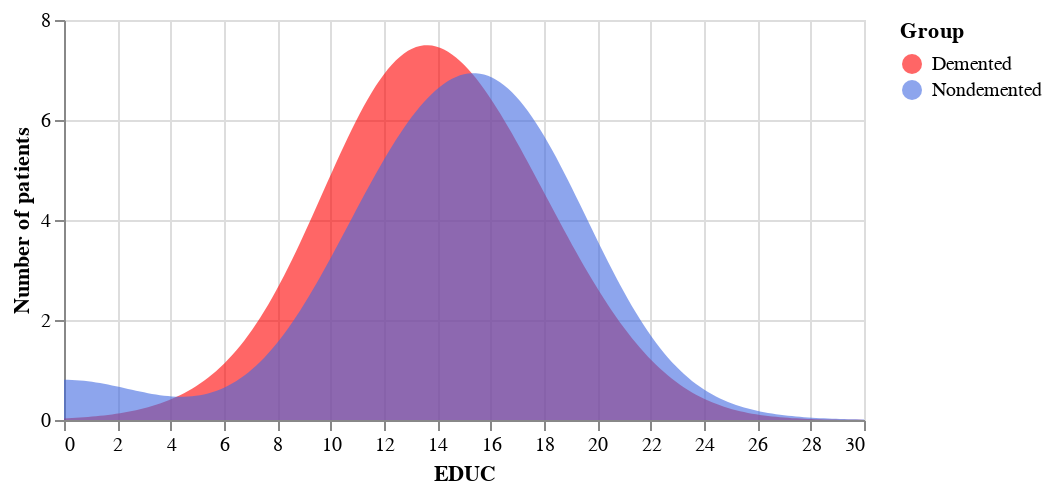

Notebook code cell kept with this figure:
### Code cell
# EDUC vs Group 2
GED = df[df['Group']=='Demented']['EDUC'].reset_index(drop=True)
GEN = df[df['Group']=='Nondemented']['EDUC'].reset_index(drop=True)
GE = pd.DataFrame([GED, GEN])
GE.index = ['Demented', 'Nondemented']

alt.Chart(GE.T).transform_fold(
    ['Demented', 'Nondemented'],
    as_ = ['Group', 'value']
).transform_density(
    density='value',
    bandwidth=3,
    groupby=['Group'],
    extent= [0, 30],
    counts = True,
    steps=200
).mark_area().encode(
    alt.X('value:Q', title='EDUC'),
    alt.Y('density:Q', title='Number of patients', stack=None),
    alt.Color('Group:N', scale=alt.Scale(
        domain=['Demented', 'Nondemented'], 
        range=['red', 'royalblue'])),
    opacity=alt.value(0.6)
).properties(width=400, height=200)

### Figure 1 — Vega-Lite specification as saved in the notebook (floating-point values rounded to 4 significant figures)
{"config": {"view": {"continuousWidth": 400, "continuousHeight": 300}}, "data": {"name": "data-77a396ebd876b43080a4f82cece34673"}, "mark": "area", "encoding": {"color": {"type": "nominal", "field": "Group", "scale": {"domain": ["Demented", "Nondemented"], "range": ["red", "royalblue"]}}, "opacity": {"value": 0.6}, "x": {"type": "quantitative", "field": "value", "title": "EDUC"}, "y": {"type": "quantitative", "field": "density", "stack": null, "title": "Number of patients"}}, "height": 200, "transform": [{"fold": ["Demented", "Nondemented"], "as": ["Group", "value"]}, {"density": "value", "bandwidth": 3, "counts": true, "extent": [0, 30], "groupby": ["Group"], "steps": 200}], "width": 400, "$schema": "https://vega.github.io/schema/vega-lite/v4.8.1.json", "datasets": {"data-77a396ebd876b43080a4f82cece34673": [{"Demented": 12.0, "Nondemented": 14.0}, {"Demented": 16.0, "Nondemented": 18.0}, {"Demented": 12.0, "Nondemented": 12.0}, {"Demented": 12.0, "Nondemented": 14.0}, {"Demented": 16.0, "Nondemented": 16.0}, {"Demented": 8.0, "Nondemented": 12.0}, {"Demented": 14.0, "Nondemented": 12.0}, {"Demented": 20.0, "Nondemented": 16.0}, {"Demented": 20.0, "Nondemented": 12.0}, {"Demented": 12.0, "Nondemented": 12.0}, {"Demented": 12.0, "Nondemented": 18.0}, {"Demented": 18.0, "Nondemented": 16.0}, {"Demented": 12.0, "Nondemented": 12.0}, {"Demented": 12.0, "Nondemented": 13.0}, {"Demented": 12.0, "Nondemented": 17.0}, {"Demented": 18.0, "Nondemented": 18.0}, {"Demented": 6.0, "Nondemented": 16.0}, {"Demented": 16.0, "Nondemented": 16.0}, {"Demented": 12.0, "Nondemented": 23.0}, {"Demented": 14.0, "Nondemented": 18.0}, {"Demented": 15.0, "Nondemented": 16.0}, {"Demented": 16.0, "Nondemented": 13.0}, {"Demented": 12.0, "Nondemented": 14.0}, {"Demented": 18.0, "Nondemented": 12.0}, {"Demented": 14.0, "Nondemented": 18.0}, {"Demented": 13.0, "Nondemented": 18.0}, {"Demented": 12.0, "Nondemented": 12.0}, {"Demented": 8.0, "Nondemented": 12.0}, {"Demented": 18.0, "Nondemented": 18.0}, {"Demented": 13.0, "Nondemented": 17.0}, {"Demented": 8.0, "Nondemented": 14.0}, {"Demented": 12.0, "Nondemented": 18.0}, {"Demented": 15.0, "Nondemented": 16.0}, {"Demented": 12.0, "Nondemented": 16.0}, {"Demented": 17.0, "Nondemented": 8.0}, {"Demented": 12.0, "Nondemented": 15.0}, {"Demented": 12.0, "Nondemented": 18.0}, {"Demented": 12.0, "Nondemented": 12.0}, {"Demented": 12.0, "Nondemented": 16.0}, {"Demented": 12.0, "Nondemented": 18.0}, {"Demented": 15.0, "Nondemented": 13.0}, {"Demented": 16.0, "Nondemented": 16.0}, {"Demented": 16.0, "Nondemented": 11.0}, {"Demented": 11.0, "Nondemented": 18.0}, {"Demented": 18.0, "Nondemented": 12.0}, {"Demented": 12.0, "Nondemented": 11.0}, {"Demented": 12.0, "Nondemented": 20.0}, {"Demented": 13.0, "Nondemented": 15.0}, {"Demented": 12.0, "Nondemented": 11.0}, {"Demented": 12.0, "Nondemented": 16.0}, {"Demented": 14.0, "Nondemented": 12.0}, {"Demented": 14.0, "Nondemented": 16.0}, {"Demented": 16.0, "Nondemented": 18.0}, {"Demented": 18.0, "Nondemented": 18.0}, {"Demented": 12.0, "Nondemented": 16.0}, {"Demented": 12.0, "Nondemented": 18.0}, {"Demented": 11.0, "Nondemented": 16.0}, {"Demented": 18.0, "Nondemented": 18.0}, {"Demented": 16.0, "Nondemented": 13.0}, {"Demented": 16.0, "Nondemented": 13.0}, {"Demented": 16.0, "Nondemented": 18.0}, {"Demented": 16.0, "Nondemented": 18.0}, {"Demented": 15.0, "Nondemented": 18.0}, {"Demented": 12.0, "Nondemented": 15.0}, {"Demented": 12.0, "Nondemented": 16.0}, {"Demented": 14.0, "Nondemented": 18.0}, {"Demented": 12.0, "Nondemented": 16.0}, {"Demented": 14.0, "Nondemented": 12.0}, {"Demented": 20.0, "Nondemented": 14.0}, {"Demented": 12.0, "Nondemented": 14.0}, {"Demented": 16.0, "Nondemented": 13.0}, {"Demented": 16.0, "Nondemented": 13.0}, {"Demented": 16.0, "Nondemented": null}, {"Demented": 20.0, "Nondemented": null}, {"Demented": 12.0, "Nondemented": null}, {"Demented": 12.0, "Nondemented": null}, {"Demented": 16.0, "Nondemented": null}, {"Demented": 16.0, "Nondemented": null}]}}
